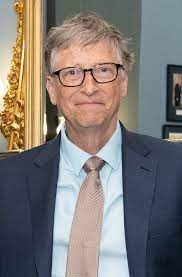
#> input picture Assignment-29/photo_to_sketch/input/bill.jpeg, 182 x 277 px, found by its file name
$ python main.py
#> lines starting #> are read from the running program, lines starting #| are printed output that depends on the picture
import cv2

# Read the image in grayscale mode; 0 implies grayscale.
image = cv2.imread("photo_to_sketch/input/bill.jpeg", 0)
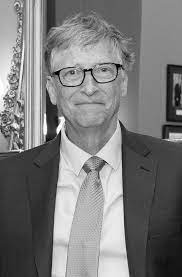
#> image: shape (277, 182); min 0, max 255, mean 123

# Invert the image to get the negative
inverted = 255 - image
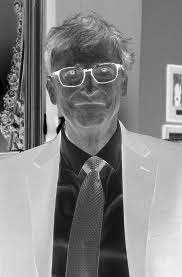
#> inverted: shape (277, 182); min 0, max 255, mean 132

# Apply Gaussian Blur to the inverted image
blurred = cv2.GaussianBlur(inverted, (21, 21), 0)
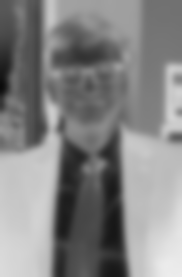
#> blurred: shape (277, 182); min 10, max 236, mean 132

# Invert the blurred image
inverted_blurred = 255 - blurred
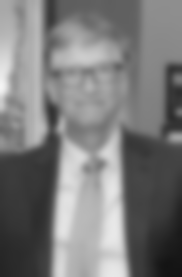
#> inverted_blurred: shape (277, 182); min 19, max 245, mean 123

# Divide the grayscale image by the inverted blurred image to create the pencil sketch effect
sketch = image / inverted_blurred
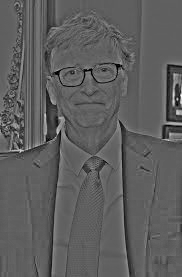
#> sketch: shape (277, 182) float64; min 0, max 2.66, mean 0.988; drawn with min black and max white

# Scale the values back up to the 0-255 range and convert to a proper format
sketch = sketch * 255

# Save the resulting sketch
cv2.imwrite("photo_to_sketch/output/bill.jpeg", sketch)
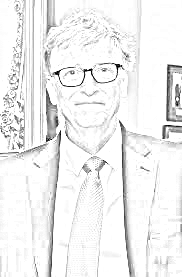
#> saved as bill.jpeg: shape (277, 182); min 0, max 255, mean 240
